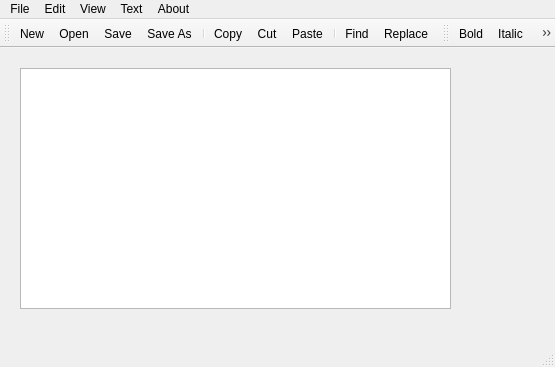
<?xml version="1.0" encoding="UTF-8"?>
<ui version="4.0">
 <class>MainWindow</class>
 <widget class="QMainWindow" name="MainWindow">
  <property name="geometry">
   <rect>
    <x>0</x>
    <y>0</y>
    <width>555</width>
    <height>367</height>
   </rect>
  </property>
  <property name="windowTitle">
   <string>MainWindow</string>
  </property>
  <widget class="QWidget" name="centralwidget">
   <widget class="QTextEdit" name="textEdit">
    <property name="geometry">
     <rect>
      <x>20</x>
      <y>20</y>
      <width>431</width>
      <height>241</height>
     </rect>
    </property>
   </widget>
  </widget>
  <widget class="QMenuBar" name="menubar">
   <property name="geometry">
    <rect>
     <x>0</x>
     <y>0</y>
     <width>555</width>
     <height>22</height>
    </rect>
   </property>
   <widget class="QMenu" name="menuFile">
    <property name="title">
     <string>File</string>
    </property>
    <addaction name="actionNew"/>
    <addaction name="actionOpen"/>
    <addaction name="separator"/>
    <addaction name="actionSave"/>
    <addaction name="actionSave_As"/>
    <addaction name="separator"/>
    <addaction name="actionExit"/>
   </widget>
   <widget class="QMenu" name="menuEdit">
    <property name="title">
     <string>Edit</string>
    </property>
    <addaction name="actionCopy"/>
    <addaction name="actionCut"/>
    <addaction name="actionPaste"/>
    <addaction name="separator"/>
    <addaction name="actionFind"/>
    <addaction name="actionReplace"/>
    <addaction name="separator"/>
    <addaction name="actionSelect_All"/>
   </widget>
   <widget class="QMenu" name="menuView">
    <property name="title">
     <string>View</string>
    </property>
    <addaction name="actionZoom_in"/>
    <addaction name="actionZoom_out"/>
   </widget>
   <widget class="QMenu" name="menuText">
    <property name="title">
     <string>Text</string>
    </property>
    <addaction name="actionBold"/>
    <addaction name="actionItalic"/>
    <addaction name="actionUnderline"/>
    <addaction name="actionStrike"/>
    <addaction name="separator"/>
    <addaction name="actionColor"/>
    <addaction name="separator"/>
    <addaction name="actionFont"/>
   </widget>
   <widget class="QMenu" name="menuAbout">
    <property name="title">
     <string>About</string>
    </property>
    <addaction name="actionHelp"/>
    <addaction name="actionAbout"/>
   </widget>
   <addaction name="menuFile"/>
   <addaction name="menuEdit"/>
   <addaction name="menuView"/>
   <addaction name="menuText"/>
   <addaction name="menuAbout"/>
  </widget>
  <widget class="QStatusBar" name="statusbar"/>
  <widget class="QToolBar" name="toolBar">
   <property name="windowTitle">
    <string>toolBar</string>
   </property>
   <attribute name="toolBarArea">
    <enum>TopToolBarArea</enum>
   </attribute>
   <attribute name="toolBarBreak">
    <bool>false</bool>
   </attribute>
   <addaction name="actionNew"/>
   <addaction name="actionOpen"/>
   <addaction name="actionSave"/>
   <addaction name="actionSave_As"/>
   <addaction name="separator"/>
   <addaction name="actionCopy"/>
   <addaction name="actionCut"/>
   <addaction name="actionPaste"/>
   <addaction name="separator"/>
   <addaction name="actionFind"/>
   <addaction name="actionReplace"/>
  </widget>
  <widget class="QToolBar" name="toolBar_2">
   <property name="windowTitle">
    <string>toolBar_2</string>
   </property>
   <attribute name="toolBarArea">
    <enum>TopToolBarArea</enum>
   </attribute>
   <attribute name="toolBarBreak">
    <bool>false</bool>
   </attribute>
   <addaction name="actionBold"/>
   <addaction name="actionItalic"/>
   <addaction name="actionUnderline"/>
   <addaction name="actionStrike"/>
   <addaction name="separator"/>
   <addaction name="actionColor"/>
   <addaction name="separator"/>
   <addaction name="actionFont"/>
  </widget>
  <action name="actionNew">
   <property name="icon">
    <iconset resource="resources.qrc">
     <normaloff>:/files/images/new.png</normaloff>:/files/images/new.png</iconset>
   </property>
   <property name="text">
    <string>New</string>
   </property>
  </action>
  <action name="actionOpen">
   <property name="icon">
    <iconset resource="resources.qrc">
     <normaloff>:/files/images/open.png</normaloff>:/files/images/open.png</iconset>
   </property>
   <property name="text">
    <string>Open</string>
   </property>
  </action>
  <action name="actionSave">
   <property name="icon">
    <iconset resource="resources.qrc">
     <normaloff>:/files/images/save.png</normaloff>:/files/images/save.png</iconset>
   </property>
   <property name="text">
    <string>Save</string>
   </property>
  </action>
  <action name="actionSave_As">
   <property name="icon">
    <iconset resource="resources.qrc">
     <normaloff>:/files/images/saveas.png</normaloff>:/files/images/saveas.png</iconset>
   </property>
   <property name="text">
    <string>Save As</string>
   </property>
  </action>
  <action name="actionExit">
   <property name="icon">
    <iconset resource="resources.qrc">
     <normaloff>:/files/images/cancel.png</normaloff>:/files/images/cancel.png</iconset>
   </property>
   <property name="text">
    <string>Exit</string>
   </property>
  </action>
  <action name="actionCopy">
   <property name="icon">
    <iconset resource="resources.qrc">
     <normaloff>:/files/images/copy.png</normaloff>:/files/images/copy.png</iconset>
   </property>
   <property name="text">
    <string>Copy</string>
   </property>
  </action>
  <action name="actionCut">
   <property name="icon">
    <iconset resource="resources.qrc">
     <normaloff>:/files/images/cut.png</normaloff>:/files/images/cut.png</iconset>
   </property>
   <property name="text">
    <string>Cut</string>
   </property>
  </action>
  <action name="actionPaste">
   <property name="icon">
    <iconset resource="resources.qrc">
     <normaloff>:/files/images/paste.png</normaloff>:/files/images/paste.png</iconset>
   </property>
   <property name="text">
    <string>Paste</string>
   </property>
  </action>
  <action name="actionFind">
   <property name="icon">
    <iconset resource="resources.qrc">
     <normaloff>:/files/images/find.png</normaloff>:/files/images/find.png</iconset>
   </property>
   <property name="text">
    <string>Find</string>
   </property>
  </action>
  <action name="actionReplace">
   <property name="icon">
    <iconset resource="resources.qrc">
     <normaloff>:/files/images/text_replace.png</normaloff>:/files/images/text_replace.png</iconset>
   </property>
   <property name="text">
    <string>Replace</string>
   </property>
  </action>
  <action name="actionSelect_All">
   <property name="icon">
    <iconset resource="resources.qrc">
     <normaloff>:/files/images/select_all.png</normaloff>:/files/images/select_all.png</iconset>
   </property>
   <property name="text">
    <string>Select All</string>
   </property>
  </action>
  <action name="actionZoom_in">
   <property name="icon">
    <iconset resource="resources.qrc">
     <normaloff>:/files/images/zoom_in.png</normaloff>:/files/images/zoom_in.png</iconset>
   </property>
   <property name="text">
    <string>Zoom in</string>
   </property>
  </action>
  <action name="actionZoom_out">
   <property name="icon">
    <iconset resource="resources.qrc">
     <normaloff>:/files/images/zoom_out.png</normaloff>:/files/images/zoom_out.png</iconset>
   </property>
   <property name="text">
    <string>Zoom out</string>
   </property>
  </action>
  <action name="actionBold">
   <property name="icon">
    <iconset resource="resources.qrc">
     <normaloff>:/files/images/text_bold.png</normaloff>:/files/images/text_bold.png</iconset>
   </property>
   <property name="text">
    <string>Bold</string>
   </property>
  </action>
  <action name="actionItalic">
   <property name="icon">
    <iconset resource="resources.qrc">
     <normaloff>:/files/images/text_italic.png</normaloff>:/files/images/text_italic.png</iconset>
   </property>
   <property name="text">
    <string>Italic</string>
   </property>
  </action>
  <action name="actionUnderline">
   <property name="icon">
    <iconset resource="resources.qrc">
     <normaloff>:/files/images/text_underline.png</normaloff>:/files/images/text_underline.png</iconset>
   </property>
   <property name="text">
    <string>Underline</string>
   </property>
  </action>
  <action name="actionStrike">
   <property name="icon">
    <iconset resource="resources.qrc">
     <normaloff>:/files/images/text_strikethrough.png</normaloff>:/files/images/text_strikethrough.png</iconset>
   </property>
   <property name="text">
    <string>Strike</string>
   </property>
  </action>
  <action name="actionColor">
   <property name="icon">
    <iconset resource="resources.qrc">
     <normaloff>:/files/images/color.png</normaloff>:/files/images/color.png</iconset>
   </property>
   <property name="text">
    <string>Color</string>
   </property>
  </action>
  <action name="actionFont">
   <property name="icon">
    <iconset resource="resources.qrc">
     <normaloff>:/files/images/font.png</normaloff>:/files/images/font.png</iconset>
   </property>
   <property name="text">
    <string>Font</string>
   </property>
  </action>
  <action name="actionHelp">
   <property name="icon">
    <iconset resource="resources.qrc">
     <normaloff>:/files/images/help.png</normaloff>:/files/images/help.png</iconset>
   </property>
   <property name="text">
    <string>Help</string>
   </property>
  </action>
  <action name="actionAbout">
   <property name="icon">
    <iconset resource="resources.qrc">
     <normaloff>:/files/images/about.png</normaloff>:/files/images/about.png</iconset>
   </property>
   <property name="text">
    <string>About</string>
   </property>
  </action>
 </widget>
 <resources>
  <include location="resources.qrc"/>
 </resources>
 <connections/>
</ui>
